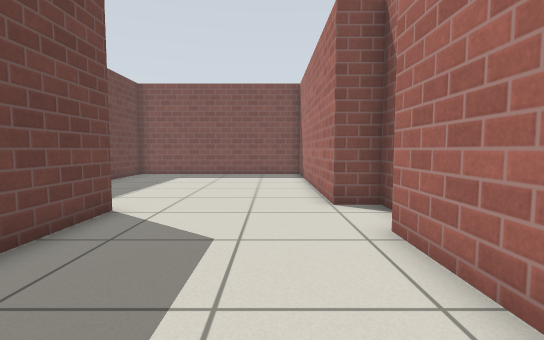
View 1 (above)

16 first-person views from a walk through a Gazebo world. The camera is 0.7 m above the floor, tilts 4° down and sees 85° across. Floor lines are 1 m apart. The floor is counted in squares, 0.5 m on a side. Each view is taken from the middle of a square. On the plan, view 1 faces up. The plan holds only what a view shows up to about 14 squares ahead; the rest is blank. Gazebo's built-in surfaces are drawn with simple patterns.

View 2
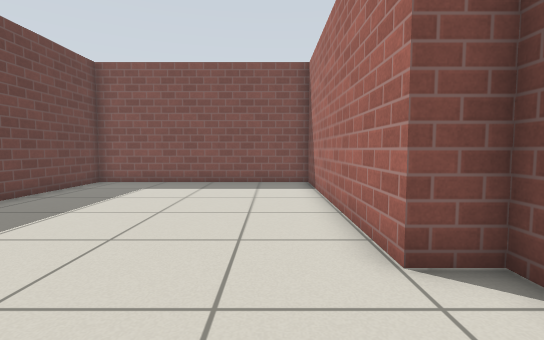

View 3
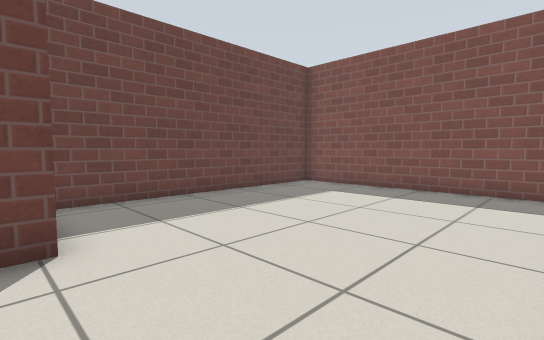

View 4
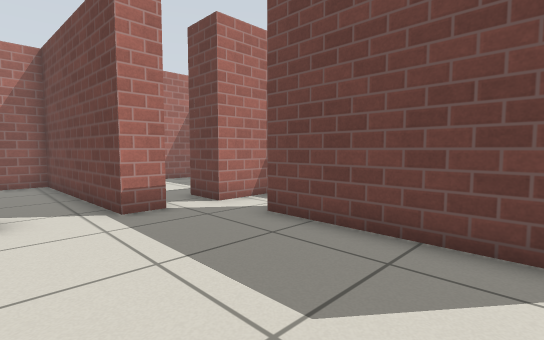

View 5
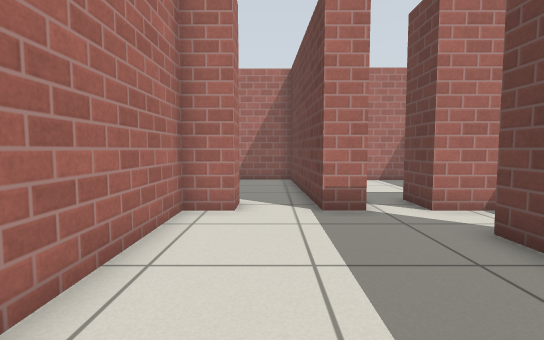

View 6
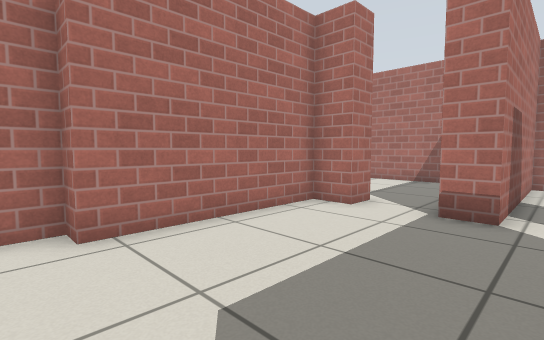

View 7
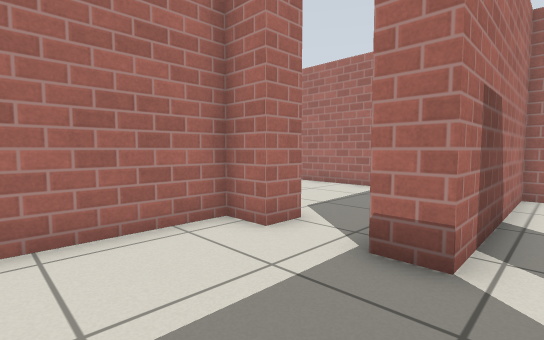

View 8
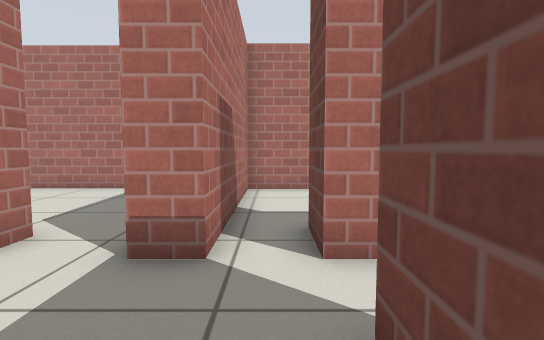

View 9
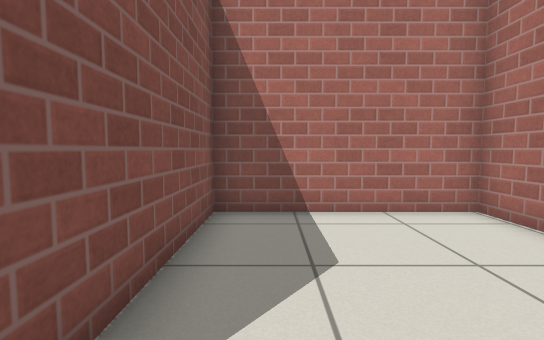

View 10
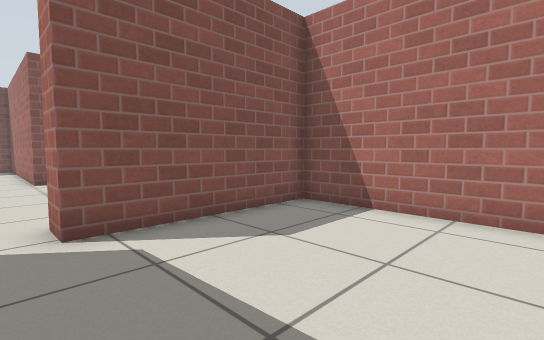

View 11
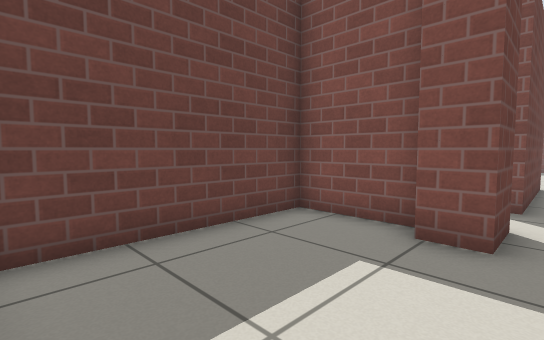

View 12
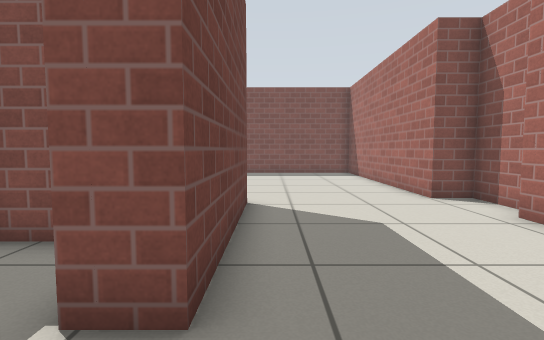

View 13
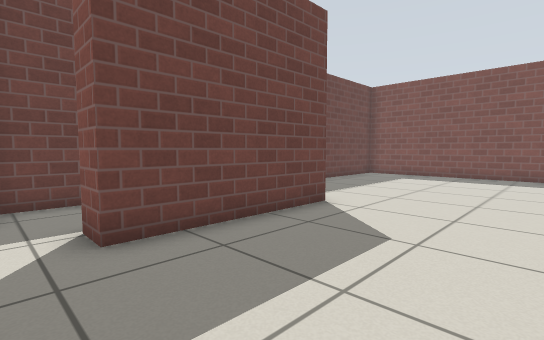

View 14
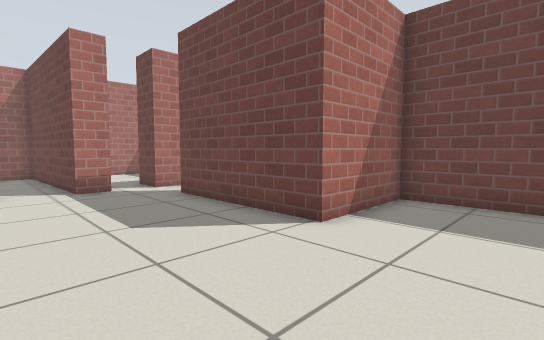

View 15
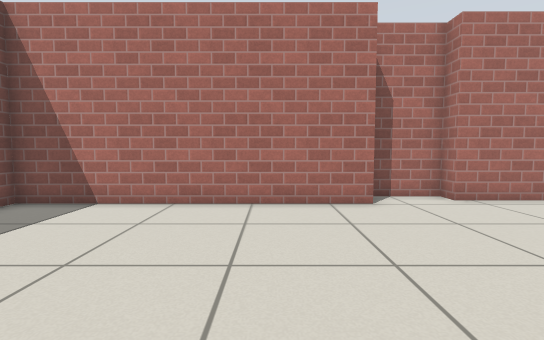

View 16
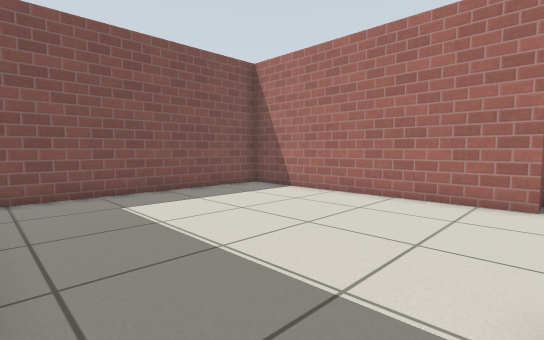

### Floor plan
Ten units are one square. View 1 is at (0, 0); x grows to the right and y downward. Boxes are objects, and circles mark ways between rooms. Rooms are numbered by the first view taken in them; rooms with no view inside come last. Other rooms are left out.
<svg viewBox="-80 -171 151 252">
<path fill="none" stroke="#000" d="M-22 7 -12 7M8 7 20 7 20 -50 28 -50 28 -74 16 -74 16 -166 -73 -166 -73 -67 -37 -67 -37 -12M-12 7 -9 76 66 76 66 17 8 17 8 7M-49 15 -75 15 -75 69M-60 74 -22 74 -22 7M-37 7 -37 22 -47 22"/>
<circle cx="0" cy="10" r="3" fill="#2a7"/>
<circle cx="-30" cy="15" r="3" fill="#2a7"/>
<text x="-20" y="-90">1</text>
<text x="30" y="40">2</text>
<text x="-50" y="40">3</text>
</svg>
Room 1 opens to room 2. Room 1 opens to room 3.

Where each view was taken, in squares from view 1:
view 1: 0 up, 0 right, facing up
view 2: 4 up, 0 right, facing up
view 3: 6 up, 1 right, facing up-left
view 4: 6 up, 1 right, facing down-left
view 5: 6 up, 0 right, facing down
view 6: 6 up, 3 left, facing down-right
view 7: 3 up, 3 left, facing down-right
view 8: 3 up, 3 left, facing down
view 9: 3 down, 0 right, facing right
view 10: 7 down, 0 right, facing up-right
view 11: 7 down, 3 left, facing up-left
view 12: 1 down, 3 left, facing up
view 13: 0 up, 1 right, facing up-left
view 14: 10 up, 1 right, facing down-left
view 15: 10 up, 6 left, facing right
view 16: 7 up, 7 left, facing up-right
